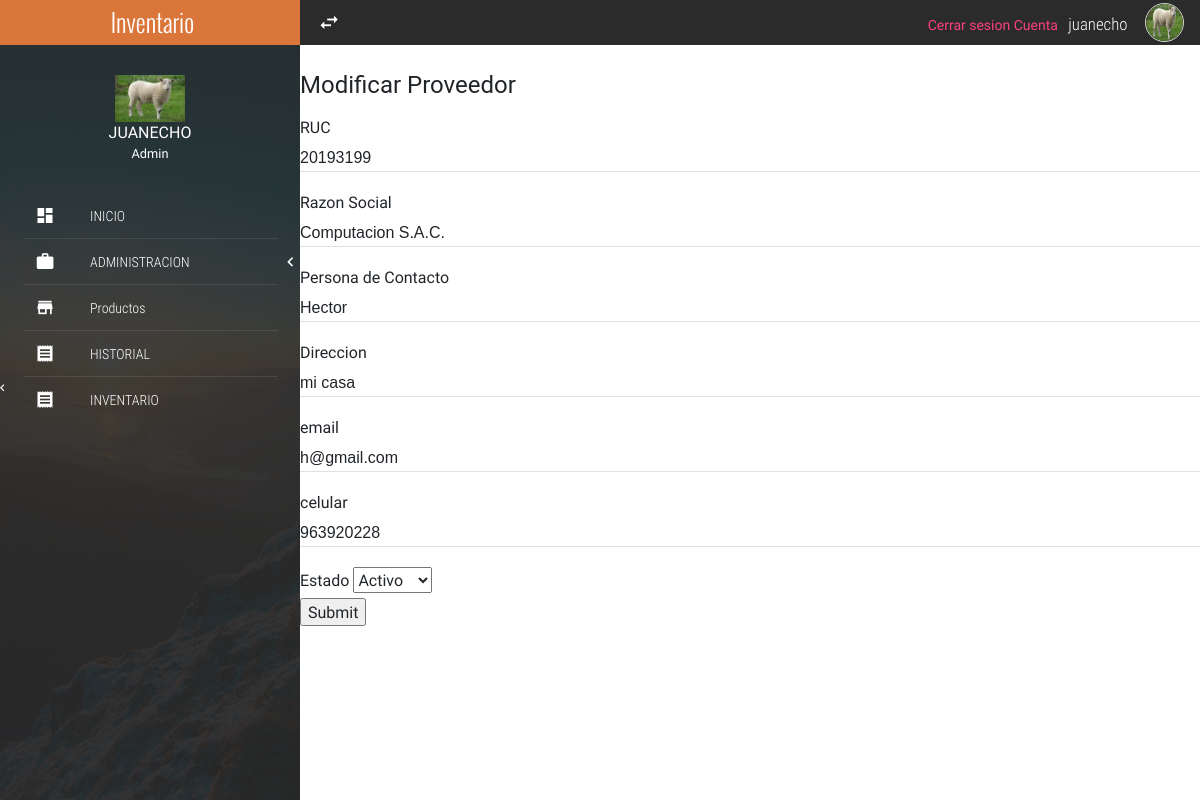
/modificar/5/ (signed in), run on the app's committed database.
### accounts/models.py (models this page shows, shortened)
class Account(models.Model):
    user = models.OneToOneField(User, on_delete=models.CASCADE)
    photo = models.ImageField(default='default.jpg',upload_to='profile_pics')

### provider/models.py (models this page shows, shortened)
class Provider(models.Model):
	provider_status = [
		(1,"Activo"),
		(2,"Inactivo"),
	]
	ruc = models.IntegerField()
	razonSocial = models.CharField(max_length = 100)
	persona = models.CharField(max_length = 100)
	direccion = models.CharField(max_length = 200)
	email = models.EmailField(max_length = 254)
	telefono = models.IntegerField()
	estado =  models.IntegerField(
		null=False, blank=False,
		choices=provider_status,
		default=1,
	)

### provider/views.py (the view)
# urls.py: path('modificar/<id>/', modificar, name='modificarProveedor'),
def modificar(request, id):
	provs = Provider.objects.get(id = id)
	if request.method == 'POST':
		form = 	providerForm(data=request.POST, instance=provs)
		if form.is_valid():
			form.save()
			return redirect('provider')
	return render(request, 'provider/modificar.html',{'form':providerForm(instance=provs)})

### provider/forms.py
class providerForm(forms.ModelForm):
	class Meta:
		model = Provider
		fields = [
			'ruc',
			'razonSocial',
			'persona',
			'direccion',
			'email',
			'telefono',
			'estado',
		]
		labels = {
			'ruc' : 'RUC',
			'razonSocial' : 'Razon Social',
			'persona' : 'Persona de Contacto',
			'direccion' : 'Direccion',
			'email' : 'email',
			'telefono' : 'celular',
			'estado' : 'Estado'
		}
	def __init__(self, *args, **kwargs):
		super(providerForm,self).__init__(*args,**kwargs)
		self.fields['ruc'].widget.attrs.update({'class':'mdl-textfield__input'})
		self.fields['razonSocial'].widget.attrs.update({'class':'mdl-textfield__input'})
		self.fields['persona'].widget.attrs.update({'class':'mdl-textfield__input'})
		self.fields['direccion'].widget.attrs.update({'class':'mdl-textfield__input'})
		self.fields['email'].widget.attrs.update({'class':'mdl-textfield__input'})
		self.fields['telefono'].widget.attrs.update({'class':'mdl-textfield__input'})
		self.fields['estado'].widget.attrs.update({'class':'mdl-checkbox__input'})

### provider/templates/provider/modificar.html (shortened to what this page needs)
{% extends 'index.html' %}
{% block content %}
	<form method="POST">
		<h4>Modificar Proveedor</h4>
		{% for field in form %}
			<label for="field.id_for_label">{{ field.label }}</label>
			{{ field }}
			<br>
		{% endfor %}
		<input type="submit" name="submit">
	</form>
{% endblock %}

### templates/index.html (shortened to what this page needs)
{% load static %}
<!DOCTYPE html>
<html lang="es">
<head>
	<link rel="stylesheet" href="http://cdn.jsdelivr.net/npm/bootstrap@4.1.3/dist/css/bootstrap.min.css">
	<link rel="stylesheet" href="{% static 'css/normalize.css' %}">
	<link rel="stylesheet" href="{% static 'css/sweetalert2.css' %}">
	<link rel="stylesheet" href="{% static 'css/material.min.css' %}">
	<link rel="stylesheet" href="{% static 'css/material-design-iconic-font.min.css' %}">
	<link rel="stylesheet" href="{% static 'css/jquery.mCustomScrollbar.css' %}">
	<link rel="stylesheet" href="{% static 'css/main.css' %}">
</head>
<body>
	<section class="full-width navLateral">
		<div class="full-width navLateral-bg btn-menu"></div>
		<div class="full-width navLateral-body">
			<div class="full-width navLateral-body-logo text-center tittles">
				 Inventario
			</div>
			<figure class="full-width navLateral-body-tittle-menu">
				<div>
					<img src="{{ user.account.photo.url }}" alt="Avatar" class="img-responsive">
				</div>
				<figcaption>
					<span>
						{{ user.username | upper }}<br>
						<small>Admin</small>
					</span>
				</figcaption>
			</figure>
			<nav class="full-width">
				<ul class="full-width list-unstyle menu-principal">
					<li class="full-width">
						<a href="{% url 'homePage' %}" class="full-width">
							<div class="navLateral-body-cl">
								<i class="zmdi zmdi-view-dashboard"></i>
							</div>
							<div class="navLateral-body-cr">
								INICIO
							</div>
						</a>
					</li>
					<li class="full-width divider-menu-h"></li>
					<li class="full-width">
						<a href="#" class="full-width btn-subMenu">
							<div class="navLateral-body-cl">
								<i class="zmdi zmdi-case"></i>
							</div>
							<div class="navLateral-body-cr">
								ADMINISTRACION
							</div>
							<span class="zmdi zmdi-chevron-left"></span>
						</a>
					</li>
					<li class="full-width divider-menu-h"></li>
					<li class="full-width">
						<a href="{% url 'listProduct' %}" class="full-width">
							<div class="navLateral-body-cl">
								<i class="zmdi zmdi-store"></i>
							</div>
							<div class="navLateral-body-cr">
								Productos
							</div>
						</a>
					</li>
					<li class="full-width divider-menu-h"></li>
					<li class="full-width">
						<a href="{% url 'historial' %}" class="full-width">
							<div class="navLateral-body-cl">
								<i class="zmdi zmdi-receipt"></i>
							</div>
							<div class="navLateral-body-cr">
								HISTORIAL
							</div>
							<span class="zmdi zmdi-chevron-left"></span>
						</a>
					</li>
					<li class="full-width divider-menu-h"></li>
					<li class="full-width">
						<a href="{% url 'inventory' %}" class="full-width">
							<div class="navLateral-body-cl">
								<i class="zmdi zmdi-receipt"></i>
							</div>
							<div class="navLateral-body-cr">
								INVENTARIO
							</div>
						</a>
					</li>
				</ul>
			</nav>
		</div>
	</section>
	<section class="full-width pageContent">
		<div class="full-width navBar">
			<div class="full-width navBar-options">
				<i class="zmdi zmdi-swap btn-menu" id="btn-menu"></i>
				<nav class="navBar-options-list">
					<ul class="list-unstyle">
						<a href="{% url 'logout' %}">Cerrar sesion</a>
						<a href="{% url 'account' %}">Cuenta</a>
						<li class="text-condensedLight noLink" ><small>{{user.username}}</small></li>
						<li class="noLink">
							<figure >
								<img  src="{{ user.account.photo.url }}" alt="Avatar" class="img-responsive">
							</figure>
						</li>
					</ul>
				</nav>
			</div>
		</div>
		{% block content %}{% endblock %}
	</section>
</body>
</html>

### static/css/main.css (style rules this page uses)
:root { --color-text: #3F51B5; --primary-color: #2B2B2C; --acent-color: #DB763B; }
html, body { width: 100%; height: 100%; margin: 0; padding: 0; font-size: 16px; font-family: "RobotoRegular"; position: relative; background-color: #fff; }
.text-condensedLight { font-family: "RobotoCondensedLight"; }
.text-center { text-align: center; }
.tittles { font-family: "OswaldLight"; }
.full-width { margin: 0; padding: 0; width: 100%; box-sizing: border-box; }
.list-unstyle { margin: 0; padding: 0; list-style: none; box-sizing: border-box; }
.img-responsive { width: 100%; height: auto; }
.divider-menu-h { height: 0; border-top: 1px solid rgba(255, 255, 255, .09); width: 85%; margin: 0 auto; }
.navBar { background-color: var(--primary-color); height: 45px; color: #fff; }
.navBar-options { line-height: 45px; height: 45px; position: absolute; width: 100%; top: 0; right: 0; padding: 0; transition: all .3s ease-in-out; }
.navBar-options .btn-menu, .navBar-options-list { line-height: 45px; position: absolute; top: 0; height: 45px; margin: 0; padding: 0; }
.navBar-options .btn-menu { width: 40px; left: 0; font-size: 23px; cursor: pointer; user-select: none; text-align: center; outline: none; margin-left: 9px; }
.navBar-options-list { right: 9px; }
.navBar-options-list .noLink { cursor: inherit !important; }
.navBar-options-list ul { height: 45px; }
.navBar-options-list ul li { height: 45px; line-height: 45px; cursor: pointer; display: inline-block; padding: 0 7px; font-size: 21px; -moz-user-select: none; -webkit-user-select: none; -ms-user-select: none; }
.navBar-options-list ul li { outline: none; }
.navBar-options-list ul li figure, .navBar-options-list ul li figure img { margin: 0; padding: 0; padding-top: 0; margin-top: 0; box-sizing: border-box; }
.navBar-options-list ul li figure { height: 45px; }
.navBar-options-list ul li figure img { border: 1px solid #E1E1E1; border-radius: 50%; width: 39px; height: 39px; margin-bottom: 3px; }
.navLateral, .navLateral-body, .navLateral-bg { position: absolute; top: 0; height: 100%; }
.navLateral { left: 0; width: 300px; z-index: 100; transition: all .3s ease-in-out; background-image: url("../assets/img/FontNavLateral.jpg"); background-size: cover; color: #fff; overflow: hidden; }
.navLateral-body { z-index: 82; left: 0; padding-bottom: 30px; background-color: rgba(43, 43, 44, .9); }
.navLateral-body-logo { height: 45px; line-height: 45px; color: #fff; width: 100%; font-size: 25px; background-color: var(--acent-color); }
.navLateral-body-cl, .navLateral-body-cr { box-sizing: border-box; height: 77px; float: left; margin: 0; padding: 0; position: relative; }
.navLateral-body-cl { width: 30%; }
.navLateral-body-cr { width: 70%; font-family: "RobotoCondensedLight"; }
.navLateral-body-tittle-menu { text-align: center; padding: 30px 0; }
.navLateral-body-tittle-menu img { max-width: 70px; }
.menu-principal li, .menu-principal li a { display: block; }
.menu-principal li a { height: 45px; color: #fff; position: relative; transition: all .3s ease-in-out; }
.menu-principal li a div.navLateral-body-cl, .menu-principal li a div.navLateral-body-cr { height: 45px; line-height: 45px; }
.menu-principal li a div.navLateral-body-cl { text-align: center; font-size: 20px; }
.btn-subMenu span { position: absolute; top: 0; right: 7px; line-height: 45px; height: 45px; font-size: 19px; }
.pageContent { padding-left: 300px; width: 100%; height: 100%; overflow: hidden; z-index: 77; background-color: #fff; transition: all .3s ease-in-out; }

### data on the page
Provider: form "20193199" "Computacion S.A.C." "Hector" "mi casa" "h@gmail.com" "963920228" "Activo"

### other printed values
{{ user.username | upper }} "JUANECHO"
{{ user.username }} "juanecho"
{{ field.label }} "RUC" "Razon Social" "Persona de Contacto" "Direccion" "email" "celular" "Estado"
